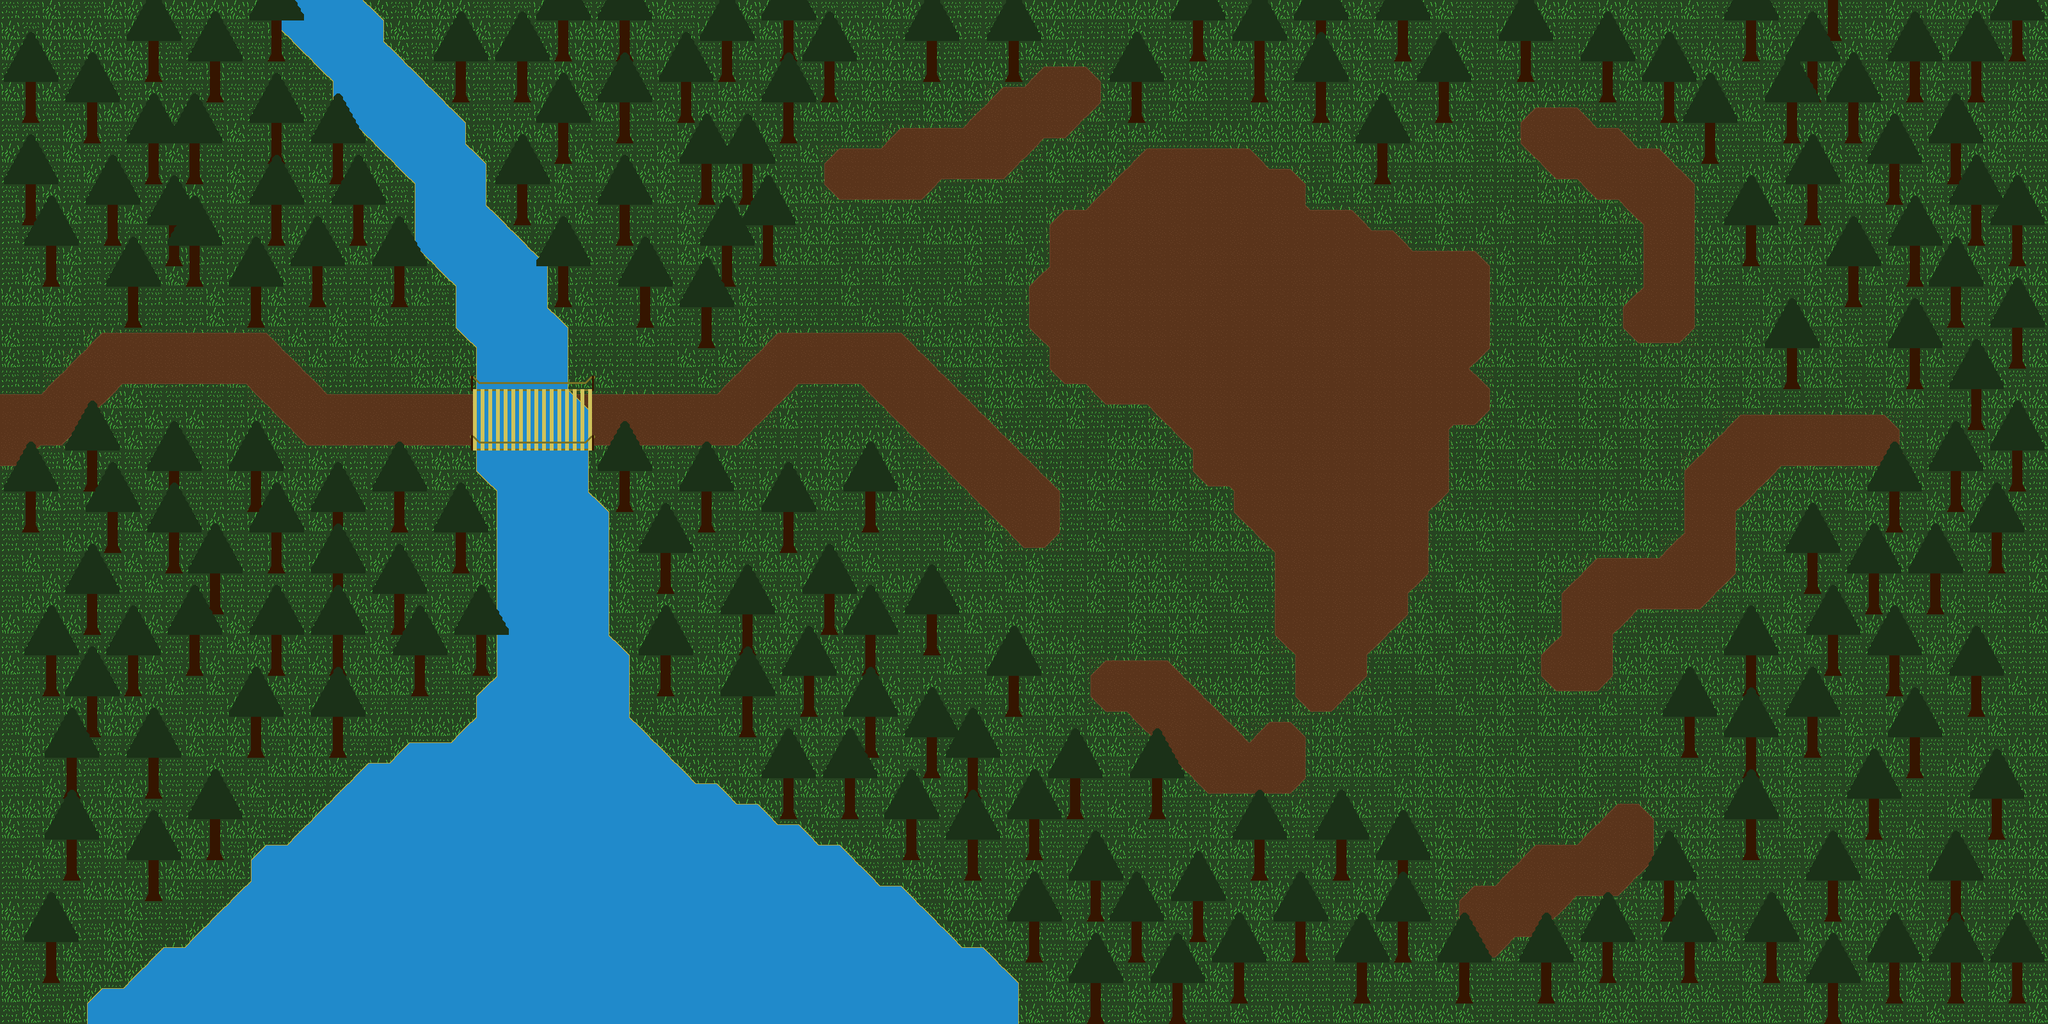

Below is a game level as drawn by its tile map, then a one-line description and the .tmx that defines it (tile-layer data replaced by summaries):
An orthogonal 100x50 tile map with 32x32 px tiles, 10 tile layers (Ground, Grass, Path, Dirt, ...) and 229 objects (229x obstacles).

<map version="1.0" orientation="orthogonal" renderorder="right-down" width="100" height="50" tilewidth="32" tileheight="32" nextobjectid="233">
 <tileset firstgid="1" name="Terrain" tilewidth="32" tileheight="32" tilecount="400" columns="20">
  <image source="../img/Terrain.png" width="640" height="640" />
  <terraintypes>
   <terrain name="Path" tile="-1" />
   <terrain name="Water" tile="-1" />
  </terraintypes>
  <tile id="3" terrain="0,0,0," />
  <tile id="4" terrain="0,0,,0" />
  <tile id="12" terrain="1,1,1," />
  <tile id="13" terrain="1,1,,1" />
  <tile id="23" terrain="0,,0,0" />
  <tile id="24" terrain=",0,0,0" />
  <tile id="32" terrain="1,,1,1" />
  <tile id="33" terrain=",1,1,1" />
  <tile id="63" terrain=",,,0" />
  <tile id="64" terrain=",,0,0" />
  <tile id="65" terrain=",,0," />
  <tile id="72" terrain=",,,1" />
  <tile id="73" terrain=",,1,1" />
  <tile id="74" terrain=",,1," />
  <tile id="83" terrain=",0,,0" />
  <tile id="84" terrain="0,0,0,0" />
  <tile id="85" terrain="0,,0," />
  <tile id="92" terrain=",1,,1" />
  <tile id="93" terrain="1,1,1,1" />
  <tile id="94" terrain="1,,1," />
  <tile id="103" terrain=",0,," />
  <tile id="104" terrain="0,0,," />
  <tile id="105" terrain="0,,," />
  <tile id="112" terrain=",1,," />
  <tile id="113" terrain="1,1,," />
  <tile id="114" terrain="1,,," />
 </tileset>
 <layer name="Ground" width="100" height="50">
  <data>[5000 cells, 5000 non-empty, 1 distinct tile ids]</data>
 </layer>
 <layer name="Grass" width="100" height="50">
  <data>[5000 cells, 5000 non-empty, 3 distinct tile ids]</data>
 </layer>
 <layer name="Path" width="100" height="50">
  <data>[5000 cells, 865 non-empty, 13 distinct tile ids]</data>
 </layer>
 <layer name="Dirt" width="100" height="50">
  <data>[5000 cells, 865 non-empty, 2 distinct tile ids]</data>
 </layer>
 <layer name="Water" width="100" height="50">
  <data>[5000 cells, 668 non-empty, 10 distinct tile ids]</data>
 </layer>
 <layer name="Ropes" width="100" height="50">
  <data>[5000 cells, 12 non-empty, 1 distinct tile ids]</data>
 </layer>
 <layer name="Bridge" width="100" height="50">
  <data>[5000 cells, 28 non-empty, 14 distinct tile ids]</data>
 </layer>
 <layer name="Tree Base" width="100" height="50">
  <data>[5000 cells, 347 non-empty, 4 distinct tile ids]</data>
 </layer>
 <objectgroup name="Obstancles">
  <object id="1" name="obstacles" x="744" y="992" width="16" height="64" />
  <object id="2" name="obstacles" x="712" y="832" width="16" height="64" />
  <object id="3" name="obstacles" x="616" y="928" width="16" height="64" />
  <object id="4" name="obstacles" x="648" y="1024" width="16" height="64" />
  <object id="5" name="obstacles" x="520" y="1120" width="16" height="64" />
  <object id="6" name="obstacles" x="392" y="1120" width="16" height="64" />
  <object id="7" name="obstacles" x="232" y="1184" width="16" height="64" />
  <object id="8" name="obstacles" x="328" y="1280" width="16" height="64" />
  <object id="9" name="obstacles" x="232" y="1344" width="16" height="64" />
  <object id="10" name="obstacles" x="104" y="1312" width="16" height="64" />
  <object id="11" name="obstacles" x="104" y="1184" width="16" height="64" />
  <object id="12" name="obstacles" x="200" y="1024" width="16" height="64" />
  <object id="13" name="obstacles" x="296" y="992" width="16" height="64" />
  <object id="14" name="obstacles" x="424" y="992" width="16" height="64" />
  <object id="15" name="obstacles" x="520" y="992" width="16" height="64" />
  <object id="16" name="obstacles" x="520" y="896" width="16" height="64" />
  <object id="17" name="obstacles" x="424" y="832" width="16" height="64" />
  <object id="18" name="obstacles" x="520" y="800" width="16" height="64" />
  <object id="19" name="obstacles" x="616" y="768" width="16" height="64" />
  <object id="20" name="obstacles" x="392" y="736" width="16" height="64" />
  <object id="21" name="obstacles" x="328" y="896" width="16" height="64" />
  <object id="22" name="obstacles" x="136" y="928" width="16" height="64" />
  <object id="23" name="obstacles" x="72" y="1024" width="16" height="64" />
  <object id="24" name="obstacles" x="136" y="1088" width="16" height="64" />
  <object id="25" name="obstacles" x="72" y="1472" width="16" height="64" />
  <object id="26" name="obstacles" x="168" y="800" width="16" height="64" />
  <object id="27" name="obstacles" x="264" y="832" width="16" height="64" />
  <object id="28" name="obstacles" x="40" y="768" width="16" height="64" />
  <object id="29" name="obstacles" x="136" y="704" width="16" height="64" />
  <object id="30" name="obstacles" x="264" y="736" width="16" height="64" />
  <object id="31" name="obstacles" x="392" y="448" width="16" height="64" />
  <object id="32" name="obstacles" x="488" y="416" width="16" height="64" />
  <object id="33" name="obstacles" x="616" y="416" width="16" height="64" />
  <object id="34" name="obstacles" x="552" y="320" width="16" height="64" />
  <object id="35" name="obstacles" x="424" y="320" width="16" height="64" />
  <object id="36" name="obstacles" x="296" y="384" width="16" height="64" />
  <object id="37" name="obstacles" x="264" y="352" width="16" height="64" />
  <object id="38" name="obstacles" x="200" y="448" width="16" height="64" />
  <object id="39" name="obstacles" x="72" y="384" width="16" height="64" />
  <object id="40" name="obstacles" x="40" y="288" width="16" height="64" />
  <object id="41" name="obstacles" x="168" y="320" width="16" height="64" />
  <object id="42" name="obstacles" x="232" y="224" width="16" height="64" />
  <object id="43" name="obstacles" x="296" y="224" width="16" height="64" />
  <object id="44" name="obstacles" x="136" y="160" width="16" height="64" />
  <object id="45" name="obstacles" x="40" y="128" width="16" height="64" />
  <object id="46" name="obstacles" x="232" y="64" width="16" height="64" />
  <object id="47" name="obstacles" x="328" y="96" width="16" height="64" />
  <object id="48" name="obstacles" x="424" y="32" width="16" height="64" />
  <object id="49" name="obstacles" x="424" y="192" width="16" height="64" />
  <object id="50" name="obstacles" x="520" y="224" width="16" height="64" />
  <object id="51" name="obstacles" x="712" y="96" width="16" height="64" />
  <object id="52" name="obstacles" x="808" y="96" width="16" height="64" />
  <object id="53" name="obstacles" x="872" y="192" width="16" height="64" />
  <object id="54" name="obstacles" x="808" y="288" width="16" height="64" />
  <object id="55" name="obstacles" x="872" y="416" width="16" height="64" />
  <object id="56" name="obstacles" x="968" y="320" width="16" height="64" />
  <object id="57" name="obstacles" x="1000" y="448" width="16" height="64" />
  <object id="58" name="obstacles" x="1096" y="480" width="16" height="64" />
  <object id="59" name="obstacles" x="1128" y="384" width="16" height="64" />
  <object id="60" name="obstacles" x="1192" y="352" width="16" height="64" />
  <object id="61" name="obstacles" x="1160" y="256" width="16" height="64" />
  <object id="62" name="obstacles" x="1096" y="256" width="16" height="64" />
  <object id="63" name="obstacles" x="968" y="160" width="16" height="64" />
  <object id="64" name="obstacles" x="1064" y="128" width="16" height="64" />
  <object id="65" name="obstacles" x="968" y="32" width="16" height="64" />
  <object id="66" name="obstacles" x="872" y="32" width="16" height="64" />
  </objectgroup>
 <layer name="Tree Tops" width="100" height="50">
  <data>[5000 cells, 1320 non-empty, 9 distinct tile ids]</data>
 </layer>
 <layer name="Tree Tops Overlap" width="100" height="50">
  <data>[5000 cells, 135 non-empty, 9 distinct tile ids]</data>
 </layer>
</map>
<!-- 163 of 229 objects omitted -->